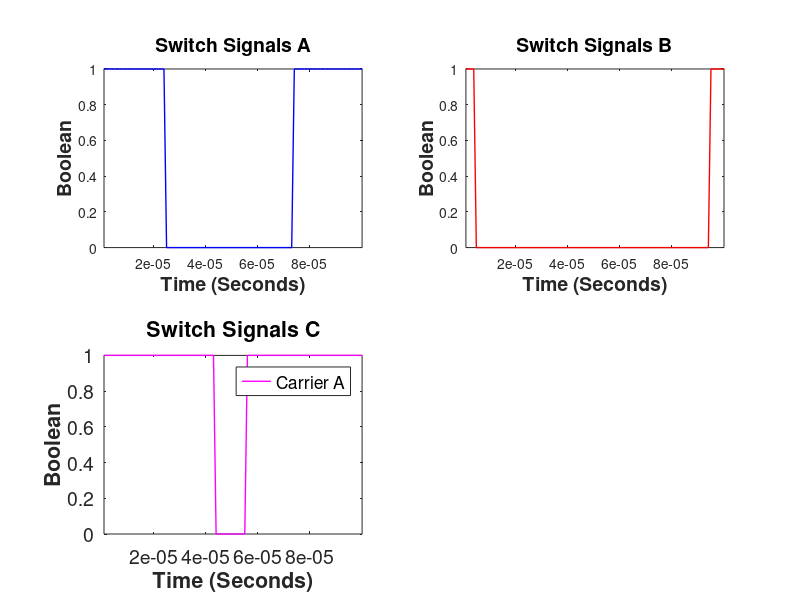
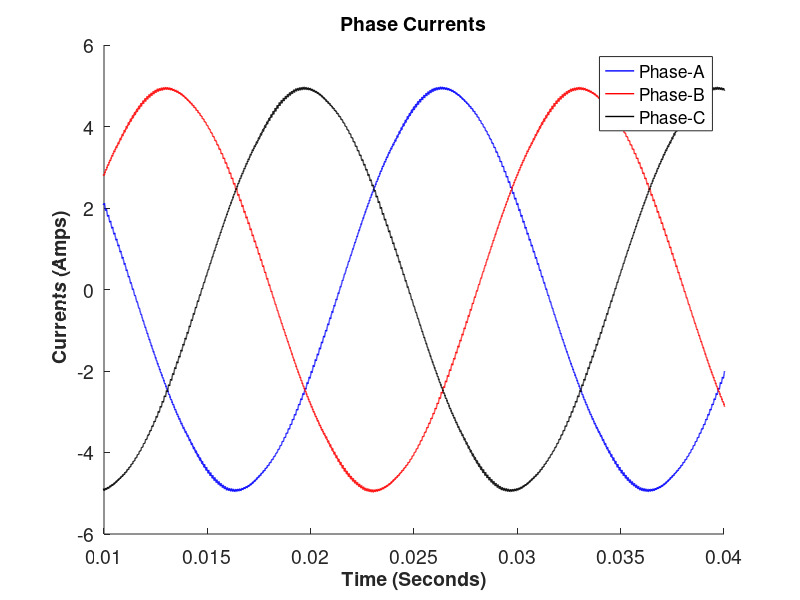
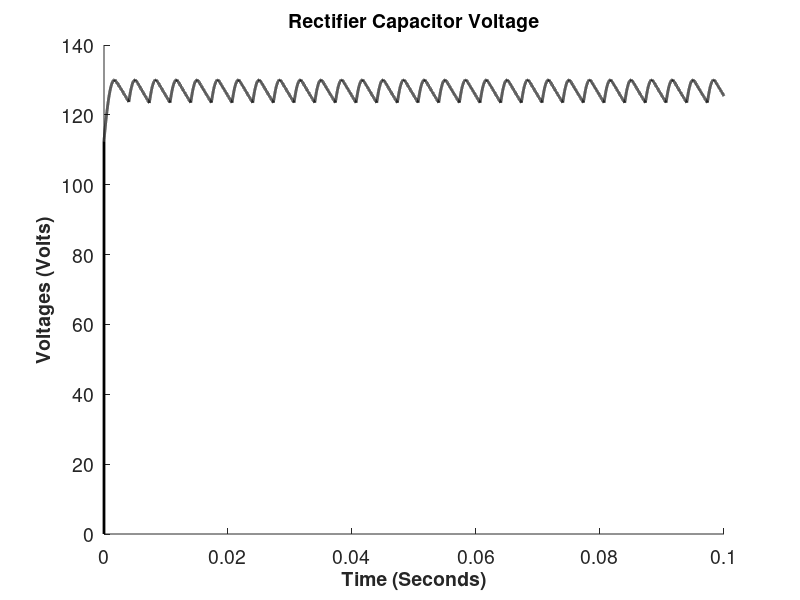
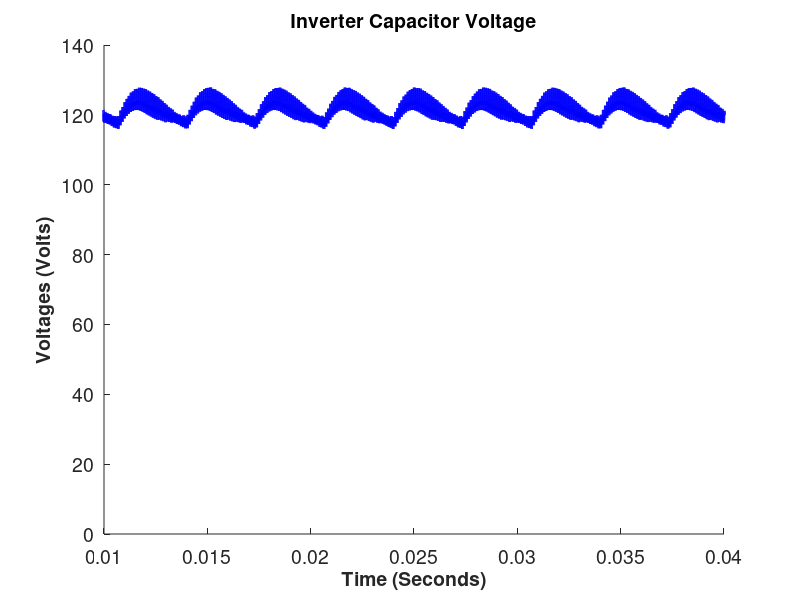

The MATLAB script that drew these images, in order:
%% clear all variables
% clc;
% clear;
% close all
% tic;
%% Time definition
sampleTime= 1e-6;
sampleFreq=1/sampleTime;
finalTime=0.1;
time= 0: sampleTime: finalTime;
numberOfStep= length(time);
%% Input and parameters
gridFreq=50;
VoltageDC=130;
%line-to-line voltage input for rectification
Vab= abs(VoltageDC*cos(2*pi*gridFreq.*time+pi/2));
Vca= abs(VoltageDC*cos(2*pi*gridFreq.*time+2*pi/3+pi/2));
Vbc= abs(VoltageDC*cos(2*pi*gridFreq.*time-2*pi/3+pi/2));

RectifierVoltage1= max(Vab,Vca);
RectifierVoltage1= max(RectifierVoltage1,Vbc);
RectifierVoltage= VoltageDC* cos(mod(2*pi*gridFreq.*time,pi/3)-pi/6);
% RectifierVoltage= VoltageDC*ones(1,numberOfStep);

%%
% figure();
% plot(time,RectifierVoltage)
% set(gca,'FontSize',14);
% xlabel('Time (Seconds)','FontSize',14,'FontWeight','Bold')
% ylabel('RectifierVoltage without DC link capacitor','FontSize',14,'FontWeight','Bold')

%% Capacitors, inductors and resistors
Cdc = 15e-6; % F
RA = 10+2e-6; % Ohms
RB = 10+2e-6; % Ohms
RC = 10+2e-60; % Ohms
LA = 15e-3; % H
LB = 15e-3; % H
LC = 15e-3; % H
Rin = 2; % Ohms
Lin = 3.4e-5; % H
Rrec=2e-6; % Ohms
Cdcrec =1e-3; % F %% former value is 5e-3

%% Switch Signals
ma = 0.9;  % modulation index %% former value is 0.9
fout = 50; % Hz
fsw = 10e3; % Hz
delta = 0; % Radians (it is phase of carrrier)
VrefA = ma*sin(2*pi*fout*time-delta);
VrefB = ma*sin(2*pi*fout*time-delta-2*pi/3);
VrefC = ma*sin(2*pi*fout*time-delta-4*pi/3);
Vcarrier = zeros(1, numberOfStep);
for k = 1:finalTime*fsw
   Triang_temp = triang(1/(sampleTime*fsw));
   Vcarrier((100*(k-1)+1:k/(sampleTime*fsw))) = (Triang_temp*2)-1;
end
SA = (VrefA > Vcarrier);
SB = (VrefB > Vcarrier);
SC = (VrefC > Vcarrier);

%%
% figure;
% hold all;
% lowSA=lowpass(double(SA),fout,sampleFreq);
% lowSB= lowpass(double(SB),fout,sampleFreq);
% lowSC= lowpass(double(SC),fout,sampleFreq);

figure;
hold all;
subplot(2,2,1);
plot(time,SA,'b-','Linewidth',1);
xlim([sampleTime 100*sampleTime])
xlabel('Time (Seconds)','FontSize',14,'FontWeight','Bold')
title('Switch Signals A','FontSize',14,'FontWeight','Bold')
ylabel('Boolean','FontSize',14,'FontWeight','Bold')

subplot(2,2,2);
plot(time,SB,'r-','Linewidth',1);
xlim([sampleTime 100*sampleTime])
xlabel('Time (Seconds)','FontSize',14,'FontWeight','Bold')
title('Switch Signals B','FontSize',14,'FontWeight','Bold')
ylabel('Boolean','FontSize',14,'FontWeight','Bold')

subplot(2,2,3);
plot(time,SC,'m-','Linewidth',1);
xlim([sampleTime 100*sampleTime])
xlabel('Time (Seconds)','FontSize',14,'FontWeight','Bold')
title('Switch Signals C','FontSize',14,'FontWeight','Bold')
ylabel('Boolean','FontSize',14,'FontWeight','Bold')

set(gca,'FontSize',14);
legend({'Carrier A','Carrier-B','Carrier-C'},'Location','best');

%% state and input matrices (DX=AX+BU) ==> A 4*4 matrices B 4*1 matrices
A11 =ones(1,numberOfStep)* -((RA*LB)+(RA*LC)+(RB*LC)) / ((LA*LC)+(LB*LC)+(LA*LB));
A12 = ones(1,numberOfStep)*((RC*LB)-(RB*LC)) / ((LA*LC)+(LB*LC)+(LA*LB));
A13 = ((SA*LB)+(SA*LC)-(SB*LC)-(SC*LB)) / ((LA*LC)+(LB*LC)+(LA*LB));
A14=0* ones(1,numberOfStep);
A21 = ones(1,numberOfStep)*((RA*LB)-(RB*LA)) / ((LA*LC)+(LB*LC)+(LA*LB));
A22 = ones(1,numberOfStep)*-((RC*LA)+(RC*LB)+(RB*LA)) / ((LA*LC)+(LB*LC)+(LA*LB));
A23 = ((SC*LA)+(SC*LB)-(SA*LB)-(SB*LA)) / ((LA*LC)+(LB*LC)+(LA*LB));
A24=0* ones(1,numberOfStep);
A31 = (SB-SA) / (Cdc);
A32 = (SB-SC) / (Cdc);
A33=0* ones(1,numberOfStep);
A34 = ones(1,numberOfStep)*1 / (Cdc);
A41=0* ones(1,numberOfStep);
A42=0* ones(1,numberOfStep);
A43 = ones(1,numberOfStep)*-1 / (Lin);
A44 = ones(1,numberOfStep)*-(Rin) / (Lin);
B1=ones(1,numberOfStep)*0;
B2=ones(1,numberOfStep)*0;
B3=ones(1,numberOfStep)*0;
B4 = ones(1,numberOfStep)*1 / (Lin);

A=zeros(4,4,numberOfStep);
B=zeros(4,1,numberOfStep);
for k=1:numberOfStep
A(:,:,k)= [A11(k), A12(k), A13(k), A14(k);...
    A21(k), A22(k) ,A23(k), A24(k);...
    A31(k), A32(k), A33(k), A34(k);...
    A41(k), A42(k), A43(k), A44(k)];

B(:,:,k)=[B1(k); B2(k) ; B3(k) ; B4(k)];
    
end

%% states
states = zeros(4,1, numberOfStep); %% state 1 is phase current A ...
% state 2 is phase current C
% state 3 is DC voltage of capacitor
% state 4 is input current 
InputVoltage= zeros(1,k);

%% initialize previous and difference parameter of state current A,C, input and voltage DC
previusState=zeros(4,1);
differenceState=zeros(4,1);

%% Main Loop for State Calculations
for k = 2:numberOfStep
    if RectifierVoltage(k)>InputVoltage(k-1)
        InputVoltage(k)= (RectifierVoltage(k)/Rrec-states(4,1,k-1)...
       +InputVoltage(k-1)*Cdcrec/sampleTime)/(Cdcrec/sampleTime+1/Rrec);
   
    else 
          InputVoltage(k) = InputVoltage(k-1)- (states(4,1,k-1)*sampleTime)/Cdcrec;
    end
   
   differenceState= A(:,:,k)*previusState+ B(:,:,k)* InputVoltage(k);
   
   states(:,:,k)= previusState+differenceState*sampleTime;
   
   previusState=states(:,:,k);
   
   
end


%% line-to-line voltages, phase currents, dc current and capacitor current

Vab=  states(3,:).* (SA-SB);
Vbc=states(3,:).* (SB-SC);
Vca =states(3,:).* (SC-SA);
currentPhaseA= states(1,:);
currentPhaseC=states(2,:);
CapacitorVoltage=states(3,:);
InputCurrent=states(4,:);
currentPhaseB=-currentPhaseC-currentPhaseA;
currentDC= currentPhaseA.*SA+currentPhaseB.*SB+ currentPhaseC.*SC;
currentCap=states(4,:)-currentDC;
%%
%%
%%
% %% Phase Currents
figure;
hold all;
plot(time,currentPhaseA,'b-','Linewidth',1);
plot(time,currentPhaseB,'r-','Linewidth',1);
plot(time,currentPhaseC,'k-','Linewidth',1);
set(gca,'FontSize',14);
title('Phase Currents','FontSize',14, 'FontWeight','Bold')
xlabel('Time (Seconds)','FontSize',14,'FontWeight','Bold')
ylabel(' Currents (Amps)','FontSize',14,'FontWeight','Bold')
xlim([0.01 0.04])
%xlim([0 40e-3]);
%ylim([-1.2 1.2]);
legend({'Phase-A','Phase-B','Phase-C'},'Location','best');
%% DC Bus Voltages
% figure;
% hold all;
% plot(time,RectifierVoltage,'k-','Linewidth',2)
% plot(time,states(3,:),'b-','Linewidth',2);
% plot(time,InputVoltage,'r-','Linewidth',2);
% set(gca,'FontSize',14);
% xlabel('Time (Seconds)','FontSize',14,'FontWeight','Bold')
% ylabel('Voltages (Volts)','FontSize',14,'FontWeight','Bold')
% %xlim([0 40e-3]);
% %ylim([-1.2 1.2]);
% legend({'Rectifier Voltage','DC Bus','Input'},'Location','best');

%% DC 

figure;
hold all;
plot(time,InputVoltage,'k-','Linewidth',2)
set(gca,'FontSize',14);
title('Rectifier Capacitor Voltage','FontSize',14,'FontWeight','Bold')
xlabel('Time (Seconds)','FontSize',14,'FontWeight','Bold')
ylabel('Voltages (Volts)','FontSize',14,'FontWeight','Bold')
% xlim([0 40e-3]);
% ylim([-1.2 1.2]);
% legend({'Rectifier Capacitor Voltage'},'Location','best');
% xlim([0.01 0.04])

%%
figure;
hold all;
plot(time,states(3,:),'b-','Linewidth',2);
set(gca,'FontSize',14);
title('Inverter Capacitor Voltage','FontSize',14,'FontWeight','Bold')
xlabel('Time (Seconds)','FontSize',14,'FontWeight','Bold')
ylabel('Voltages (Volts)','FontSize',14,'FontWeight','Bold')
%xlim([0 40e-3]);
%ylim([-1.2 1.2]);
xlim([0.01 0.04])


% %% DC Bus Currents
% figure;
% hold all;
% subplot(2,2,1);
% plot(time,currentDC,'k','Linewidth',3);
% title('DC current( input-capacitor current) ','FontSize',14,'FontWeight','Bold');
% xlabel('Time (Seconds)','FontSize',14,'FontWeight','Bold')
% ylabel('Currents (Amps)','FontSize',14,'FontWeight','Bold');
% 
% subplot(2,2,2);
% plot(time,currentCap,'r-','Linewidth',2);
% title('Capacitor Current ','FontSize',14,'FontWeight','Bold');
% xlabel('Time (Seconds)','FontSize',14,'FontWeight','Bold')
% ylabel('Currents (Amps)','FontSize',14,'FontWeight','Bold')
% 
% subplot(2,2,3);
% plot(time,states(4,:),'b-','Linewidth',2);
% title('input Current','FontSize',14,'FontWeight','Bold')
% xlabel('Time (Seconds)','FontSize',14,'FontWeight','Bold')
% ylabel('Currents (Amps)','FontSize',14,'FontWeight','Bold')
% 
% set(gca,'FontSize',14);
% 
% 
% ylim([-10 10]);
% % legend({'DC current','capacitor Current'},'Location','best');
% % % Verification figures


%%

%% DC Bus Currents
figure;
hold all;
plot(time,currentDC,'k','Linewidth',3);
title('Inverter Current','FontSize',14,'FontWeight','Bold');
xlabel('Time (Seconds)','FontSize',14,'FontWeight','Bold')
ylabel('Currents (Amps)','FontSize',14,'FontWeight','Bold');
set(gca,'FontSize',14);
xlim([0.01 0.04])

figure;
hold all;
plot(time,currentCap,'r-','Linewidth',2);
title('Capacitor Current ','FontSize',14,'FontWeight','Bold');
xlabel('Time (Seconds)','FontSize',14,'FontWeight','Bold')
ylabel('Currents (Amps)','FontSize',14,'FontWeight','Bold')
set(gca,'FontSize',14);
xlim([0.01 0.04])

figure;
hold all;
plot(time,states(4,:),'b-','Linewidth',2);
title('Input Current from Rectifier','FontSize',14,'FontWeight','Bold')
xlabel('Time (Seconds)','FontSize',14,'FontWeight','Bold')
ylabel('Currents (Amps)','FontSize',14,'FontWeight','Bold')

set(gca,'FontSize',14);

xlim([0.01 0.04])
% legend({'DC current','capacitor Current'},'Location','best');
% % Verification figures


